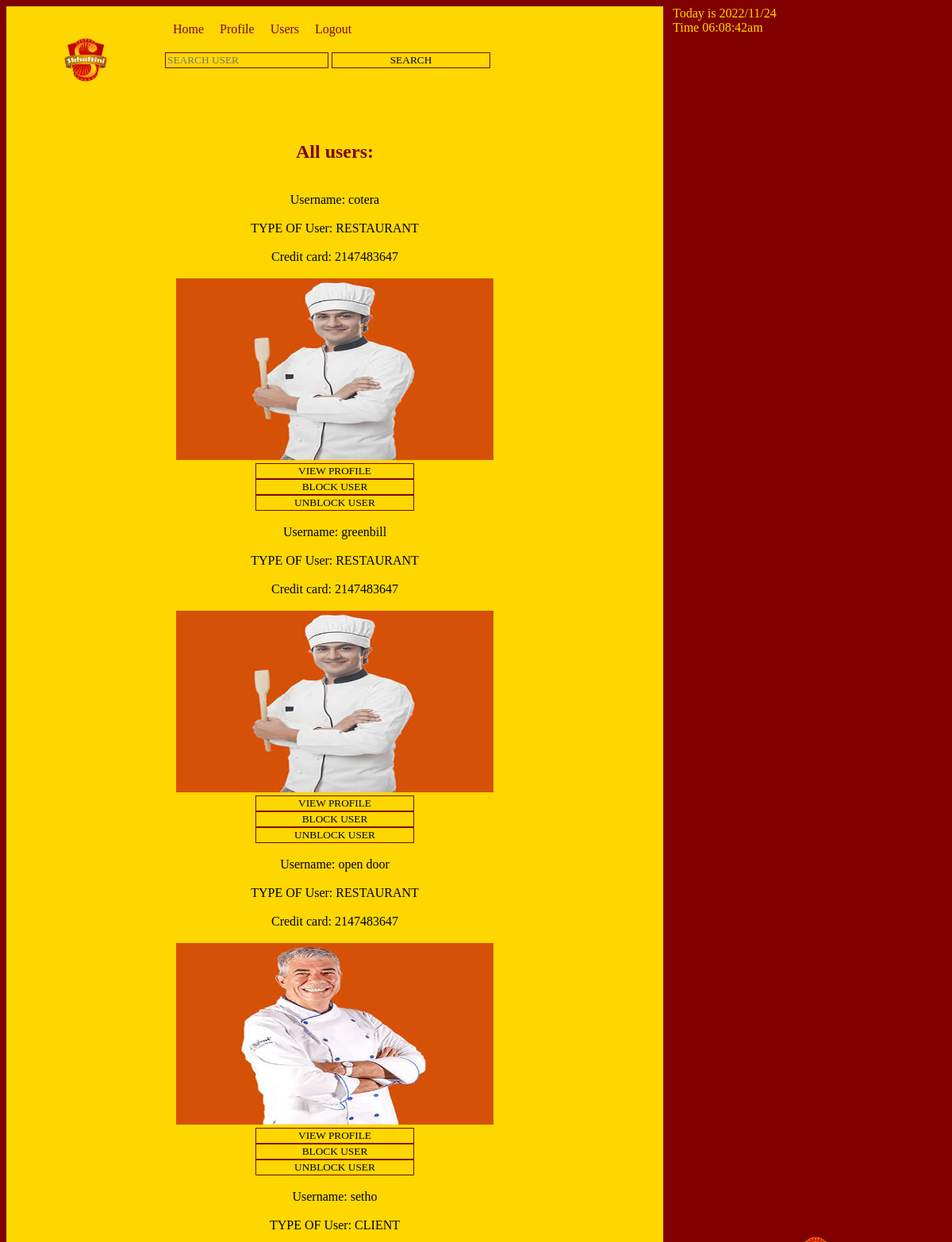
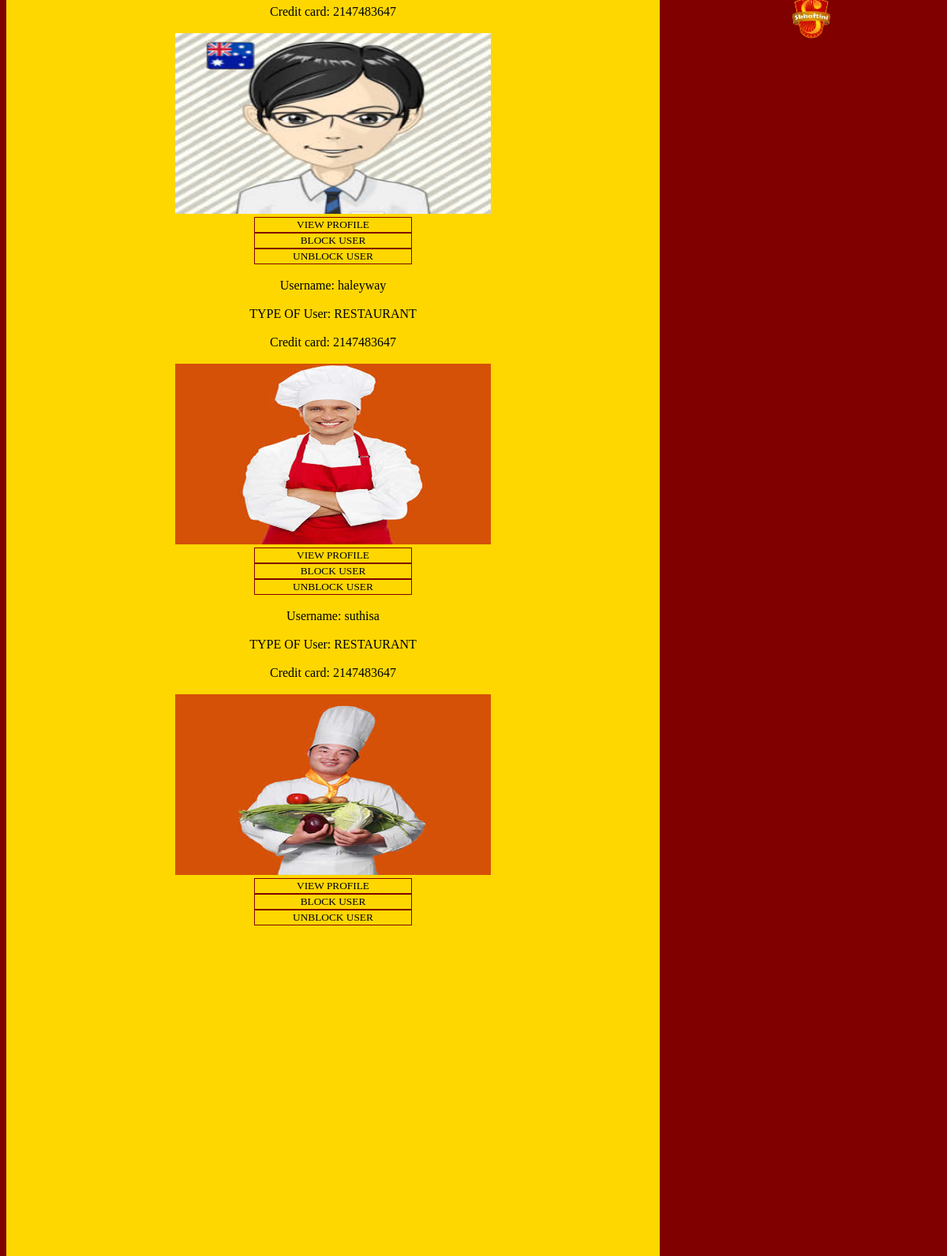
The app's page /users.php (signed in) with its own data (2 pictures, top to bottom).
### tables this page shows
CREATE TABLE `user_registration` (
  `PHONE_NUMBER` int(8) NOT NULL,
  `EMAIL` varchar(320) NOT NULL,
  `NAME` varchar(80) NOT NULL,
  `HOUSE_NUMBER` int(70) NOT NULL,
  `PASSWORD` varchar(94) NOT NULL,
  `TYPE_OF_USER` varchar(15) NOT NULL,
  `IMAGE` varchar(255) NOT NULL,
  `STATUS` varchar(10) NOT NULL,
  `CREDIT_CARD` int(16) NOT NULL,
  `CHARGE` int(11) NOT NULL,
  `DATE_ACCOUNT_CREATED` date NOT NULL DEFAULT current_timestamp()
);

### users.php (the view, shortened to what this page needs)
<?php
$DATABASE_HOST = 'localhost';
$DATABASE_USER = 'root';
$DATABASE_PASS = '';
$DATABASE_NAME = 'skhaftini';
$con = mysqli_connect($DATABASE_HOST, $DATABASE_USER, $DATABASE_PASS, $DATABASE_NAME);
?>
<!DOCTYPE html>
<html>
<head>
<link rel="stylesheet" href="skhaftini.css" />
</head>
<body>
<header>
<nav>
<img src="skaftini png-13.png" alt="logo" width="200px" height="135px" />
<nav>
<a href="home2.php">Home</a>
<a href="profile3.php">Profile</a>
<a href="users.php">Users</a>
<a href="adminlogout.php">Logout</a>
<form action="searchuser.php" method="get">
<input type="text" placeholder="SEARCH USER" name="search"/>
<input type="submit" value="SEARCH" name="submit" />
</form>
</nav>
</nav>
</header>
<section id="restaurantsection">
<h2>All users: </h2>
<?php
$selectquery ="SELECT * FROM user_registration";
$result = $con->query($selectquery);
$rows = $result->num_rows;
for ($j = 0 ; $j < $rows ; ++$j)  {
$row = $result->fetch_array(MYSQLI_ASSOC);
echo '<br>';
echo 'Username: ' . htmlspecialchars($row['NAME'])  . '<a/>'. '<br>';
echo '<br>';
echo 'TYPE OF User: '   . htmlspecialchars($row['TYPE_OF_USER'])  . '<br>';
echo '<br>';
echo 'Credit card: '   .htmlspecialchars($row['CREDIT_CARD'])  . '<br>';
echo '<br>';
echo "<img src='uploaded1/".$row['IMAGE']."' width='400' height='229'>";
echo '<br>';
echo '
<form action="userprofile.php" method="post">
<input type="hidden" value="'.$row['PHONE_NUMBER'].'" name="phone">
<input type="submit" value="VIEW PROFILE" name="submit" />
</form>';
echo '
<form action="block.php" method="post">
<input type="hidden" value="'.$row['PHONE_NUMBER'].'" name="phone">
<input type="submit" value="BLOCK USER" name="submit" />
</form>';
echo '
<form action="unblock.php" method="post">
<input type="hidden" value="'.$row['PHONE_NUMBER'].'" name="phone">
<input type="submit" value="UNBLOCK USER" name="submit" />
</form>';
}
?>
</section>
<aside id="restaurantaside">
<?php echo "Today is " . date("Y/m/d") . " <br> "; echo "Time " . date("h:i:sa"); ?>
</aside>
</body>
</html>

### skhaftini.css (style rules this page uses)
body { height:100% auto; width:100%; background-color:maroon; background-image:url("skaftini png-13.png"); background-size: 50%; background-position:center; background-repeat:no-repeat; background-attachment:fixed; font-family:Forte; }
body header { position:fixed; min-height: 80px; max-height:100px; width:68.9%; background-color: gold; float:left; padding-bottom:50px; }
body header nav img { float:left; }
body header nav nav { padding-top:10px; }
header nav nav a { float:left; margin: 10px; text-decoration:none; color: maroon; background-color: gold; }
header nav nav form { padding-top:10px; float: left; position:relative; }
a { font-family:Forte; }
section h1, h2 { color:maroon; }
#restaurantsection { padding-top:150px; min-height: 3000px; max-height: auto; float:left; width:69%; background-color:gold; text-align:center; }
aside { position:fixed; width:49.3%; height:100%; margin-right:40%; background-color:maroon; color:gold; }
#restaurantaside { position:fixed; width:30%; height:100%; margin-left:70%; margin-top:0px; background-color:maroon; float:right; background-image:url("skaftini png-13.png"); background-size: 50%; background-position:center; background-repeat:no-repeat; }
input { width:200px; background-color:gold; font-family:Forte; border:1px solid maroon; }

### records on screen
user_registration: NAME "cotera", TYPE_OF_USER "RESTAURANT", CREDIT_CARD "2147483647", IMAGE (picture)
user_registration: NAME "greenbill", TYPE_OF_USER "RESTAURANT", CREDIT_CARD "2147483647", IMAGE (picture)
user_registration: NAME "open door", TYPE_OF_USER "RESTAURANT", CREDIT_CARD "2147483647", IMAGE (picture)
user_registration: NAME "setho", TYPE_OF_USER "CLIENT", CREDIT_CARD "2147483647", IMAGE (picture)
user_registration: NAME "haleyway", TYPE_OF_USER "RESTAURANT", CREDIT_CARD "2147483647", IMAGE (picture)
user_registration: NAME "suthisa", TYPE_OF_USER "RESTAURANT", CREDIT_CARD "2147483647", IMAGE (picture)
